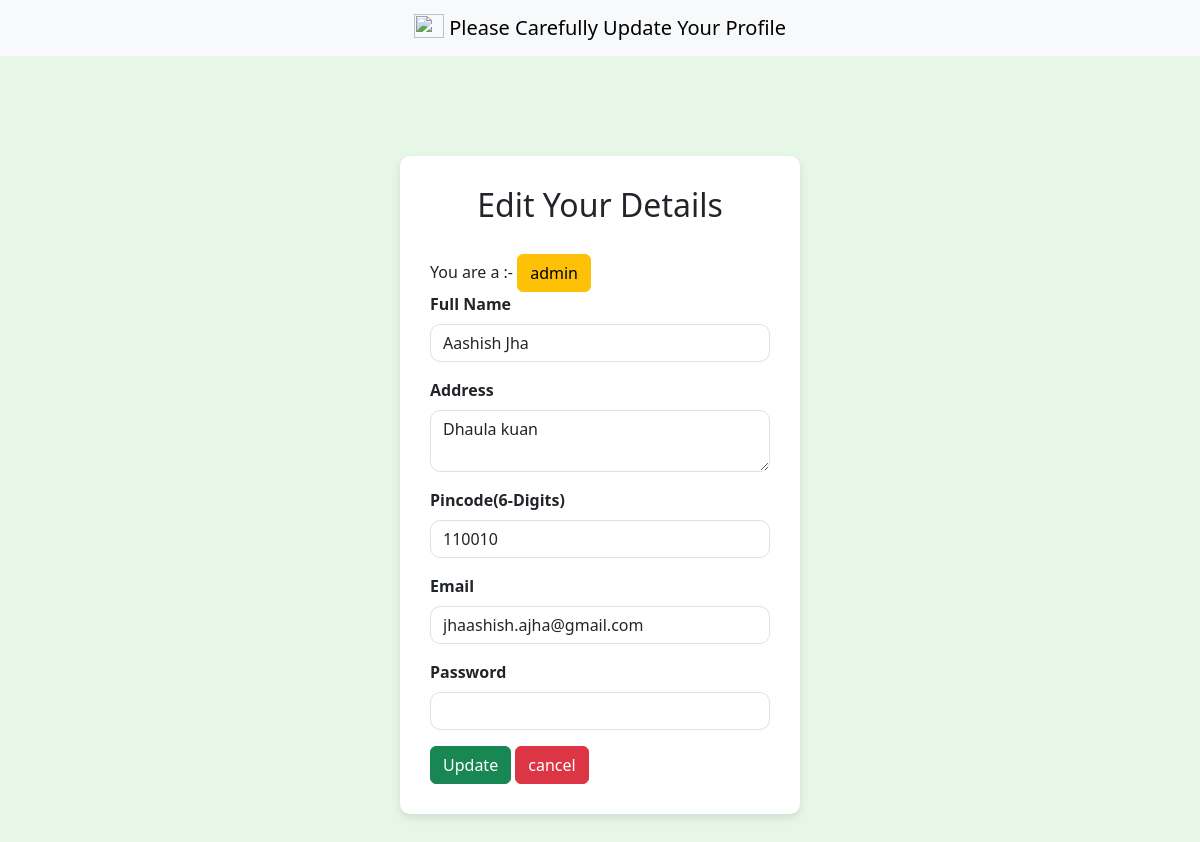
/editprofile/1 (signed in), run on the app's committed database.
### models/models.py (models this page shows)
class User(db.Model):
    id= db.Column(db.Integer(),primary_key=True)
    fullname = db.Column(db.String(50),nullable = False)
    email = db.Column(db.String(50),unique = True,nullable = False)
    password = db.Column(db.String(),nullable= False)
    address = db.Column(db.String(200),nullable=False)
    pincode = db.Column(db.Integer(),nullable= False)
    role = db.Column(db.String(10),nullable=False)
    status=db.Column(db.Integer(),nullable=False)

### controllers/controllers.py (the view, shortened to what this page needs)
@controllers.route("/editprofile/<int:id>",methods=["GET","POST"])
def editProfile(id):
    status = session.get("status")
    if status is not None and int(status) > 0:
        theuser=User.query.get(id)
        print(theuser.fullname)
        if not theuser:
            return "User not found", 404
        return render_template("editProfile.html",theuser=theuser)
    else:
        return redirect("/login")

### templates/editProfile.html (shortened to what this page needs)
<!DOCTYPE html>
<html lang="en">
<head>
    <link href="https://cdn.jsdelivr.net/npm/bootstrap@5.3.0-alpha1/dist/css/bootstrap.min.css" rel="stylesheet">
</head>
<body>
    <nav class="navbar bg-body-tertiary">
  <div class="container-fluid text-center">
    <a class="navbar-brand mx-auto " href="#">
      <img src="https://images.pexels.com/photos/164634/pexels-photo-164634.jpeg?_gl=1*1rfblvq*_ga*MTY5NDc0NzA3NC4xNzUzMjk4NzE5*_ga_8JE65Q40S6*czE3NTMyOTg3MTgkbzEkZzEkdDE3NTMyOTg3MjMkajU1JGwwJGgw" width="30" height="24" class="d-inline-block align-text-top" style="align-content: center;">
      Please Carefully Update Your Profile
    </a>
  </div>
        </nav>
    <div class="login-container">
        <h2>Edit Your Details </h2>
        <form action="/editprofile/{{session['id']}}" method="POST">
            <span style="padding-right: 50px;">
                You are a  :-
                <a class="btn btn-warning">{{session["role"]}}</a>
            </span>
            <div class="mb-3">
                <label for="fullname" class="form-label"><b>Full Name</b></label>
                <input type="text" class="form-control" id="fullname"  name ="fullname" required value="{{ theuser.fullname }}">
            </div>
            <div class="mb-3">
                <label for="address" class="form-label"><b>Address</b></label>
                <textarea type="address" class="form-control" id="address" name="address" required >{{ theuser.address }}</textarea>
            </div>
             <div class="mb-3">
                <label for="number" class="form-label"><b>Pincode(6-Digits)</b></label>
                <input type="number" class="form-control" id="pincode" name ="pincode" required  value="{{ theuser.pincode }}">
            </div>
             <div class="mb-3">
                <label for="email" class="form-label"><b> Email</b></label>
                <input type="email" class="form-control" id="email"  name ="email" required value="{{ theuser.email }}">
            </div>
             <div class="mb-3">
                <label for="password" class="form-label"><b>Password</b></label>
                <input type="password" class="form-control" id="password"  name ="password" required >
            </div>
            <button type="submit" class="btn btn-success" >Update</button>
            <a href="/{{session['role']}}/dashboard" class="btn btn-danger">cancel</a>
        </form>
    </div>
</body>
</html>

### templates/editProfile.html (style rules this page uses)
body { background-color: #e6f7e7; }
.login-container { max-width: 400px; margin: 100px auto; background-color: white; padding: 30px; border-radius: 10px; box-shadow: 0 4px 8px rgba(0, 0, 0, 0.1); }
.login-container h2 { text-align: center; margin-bottom: 30px; }
.form-control { border-radius: 10px; }

### data on the page
User: role "admin", fullname "Aashish Jha", address "Dhaula kuan", pincode "110010", email "jhaashish.ajha@gmail.com"
